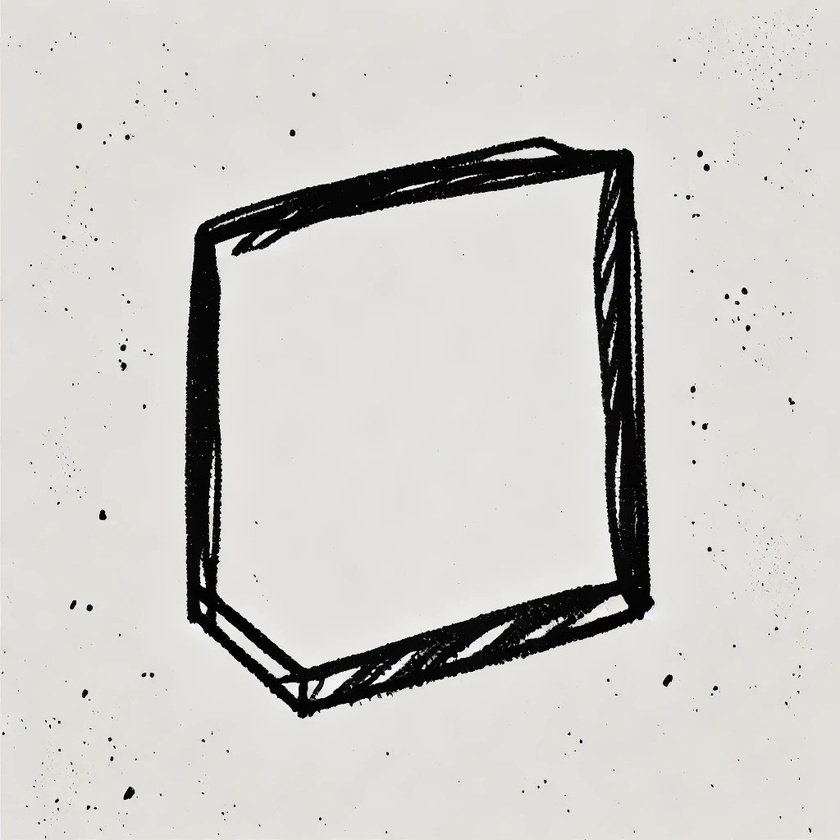
#> input picture rectangle.jpg, 840 x 840 px, shrunk from 1024 x 1024 before the run
$ python blueprint_analyzer.py
#> lines starting #> are read from the running program, lines starting #| are printed output that depends on the picture; after the words box and inside, x2 and y2 are one past the last pixel; in counts of white or black regions, pixels touching at a corner belong together
#> the answer given: rectangle.jpg
import cv2
import numpy as np

def load_and_display_image(image_path):
    """Load an image and display it."""
#> called with image_path = 'rectangle.jpg'
    image = cv2.imread(image_path)
#> image is the input picture: shape (840, 840, 3); mean B, G, R 201.4, 205.3, 206.1
    if image is None:
        print("Error: Could not load image. Please check the file path.")
        return None

    cv2.imshow("Original Blueprint", image)
    cv2.waitKey(0)
    return image

def convert_to_grayscale(image):
    """Convert an image to grayscale."""
    grayscale = cv2.cvtColor(image, cv2.COLOR_BGR2GRAY)
    cv2.imshow("Grayscale Blueprint", grayscale)
    cv2.waitKey(0)
    return grayscale

def detect_edges(image):
    """Apply Canny Edge Detection to an image."""
    edges = cv2.Canny(image, 50, 150)
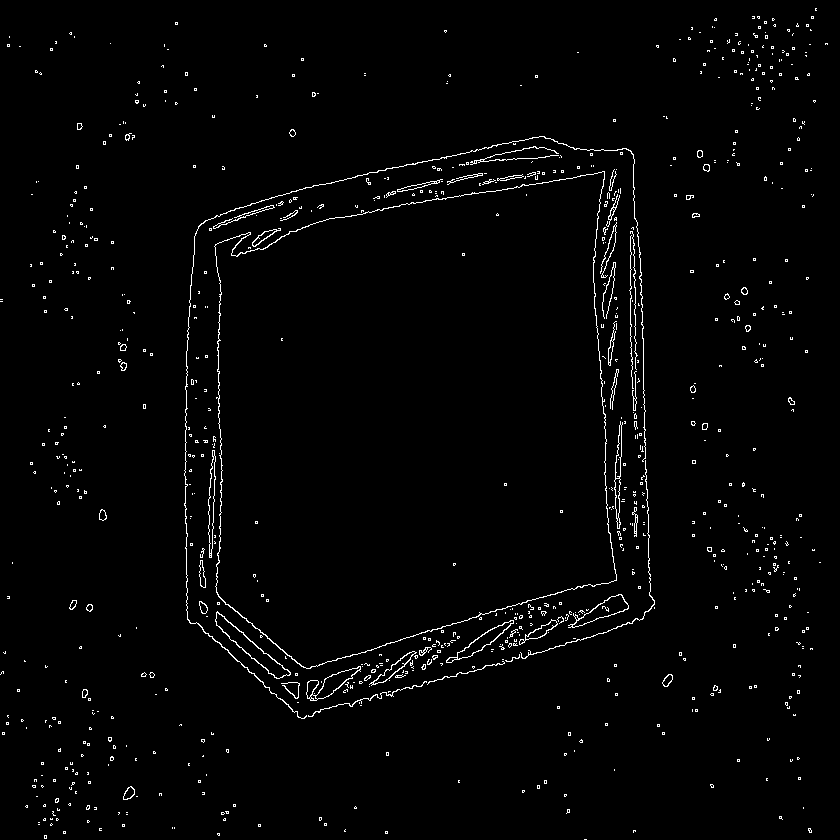
#> edges: shape (840, 840); 1.8% white in thin lines or dots
    cv2.imshow("Edges", edges)
    cv2.waitKey(0)
    return edges

def find_and_draw_contours(image, edges):
    """Find contours in an image and draw them on the original image."""
    contours, _ = cv2.findContours(edges, cv2.RETR_EXTERNAL, cv2.CHAIN_APPROX_SIMPLE)
#> contours = 803 contours, 757 with area under 20; largest, box (x1, y1, x2, y2) and area: (214, 171, 617, 669) 160542, (215, 611, 291, 679) 1096, (568, 594, 629, 628) 692, (306, 666, 361, 701) 676, (446, 620, 514, 663) 612

    # Create a copy of the original image to draw contours
    contoured_image = image.copy()

    for i, contour in enumerate(contours):
        area = cv2.contourArea(contour)
        if area > 100:  # Filter out small contours
            cv2.drawContours(contoured_image, [contour], -1, (0, 255, 0), 2)
            print(f"Contour {i}: Area = {area:.2f} square pixels")
#> this loop made 803 passes
#> area on passes 50, 169, 194: 97, 675.5, 329.5
#| Contour 168: Area = 675.50 square pixels
#| Contour 193: Area = 329.50 square pixels
#| Contour 237: Area = 612.00 square pixels
#| Contour 238: Area = 250.00 square pixels
#| Contour 259: Area = 1096.50 square pixels
#| Contour 278: Area = 692.50 square pixels
#| Contour 306: Area = 100.50 square pixels
#| Contour 409: Area = 387.00 square pixels
#> (further printed lines are left out)
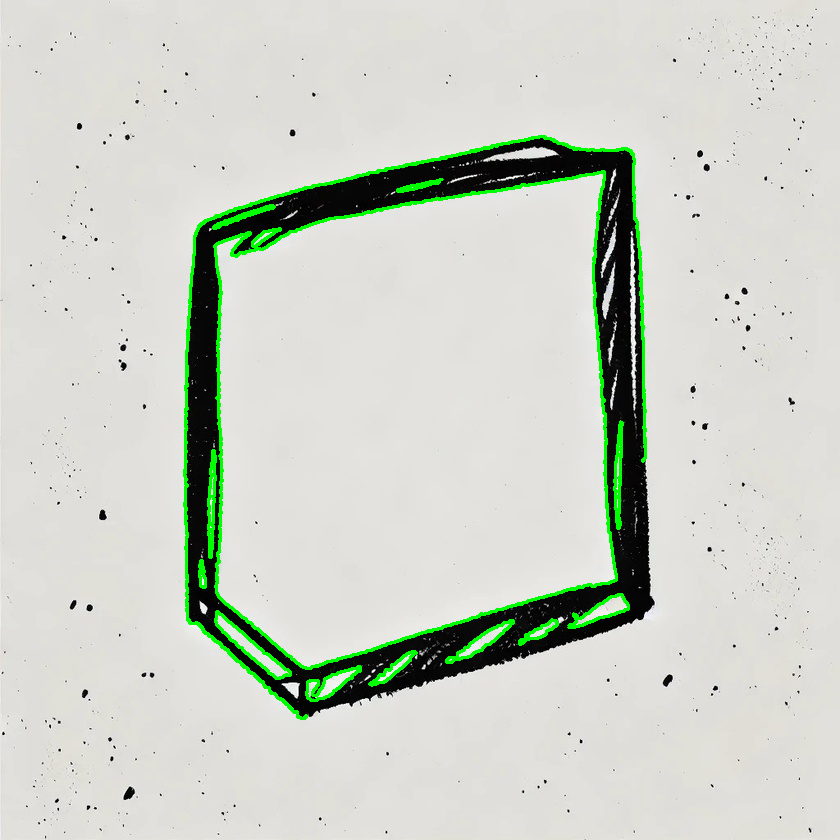
#> contoured_image: shape (840, 840, 3); 2.27% of pixels changed, all inside (x1, y1, x2, y2) = (183, 135, 647, 720)

    cv2.imshow("Outlined Blueprint", contoured_image)
    cv2.waitKey(0)
    return contoured_image, contours

def main():
    print("Blueprint Analyzer with OpenCV")
    image_path = input("Enter the path to the blueprint image: ")

    # Load and display the image
    image = load_and_display_image(image_path)
    if image is None:
        return

    # Convert to grayscale
    grayscale_image = convert_to_grayscale(image)

    # Detect edges
    edges = detect_edges(grayscale_image)

    # Find and draw contours
    find_and_draw_contours(image, edges)

    # Close all OpenCV windows
    cv2.destroyAllWindows()

if __name__ == "__main__":
    main()
